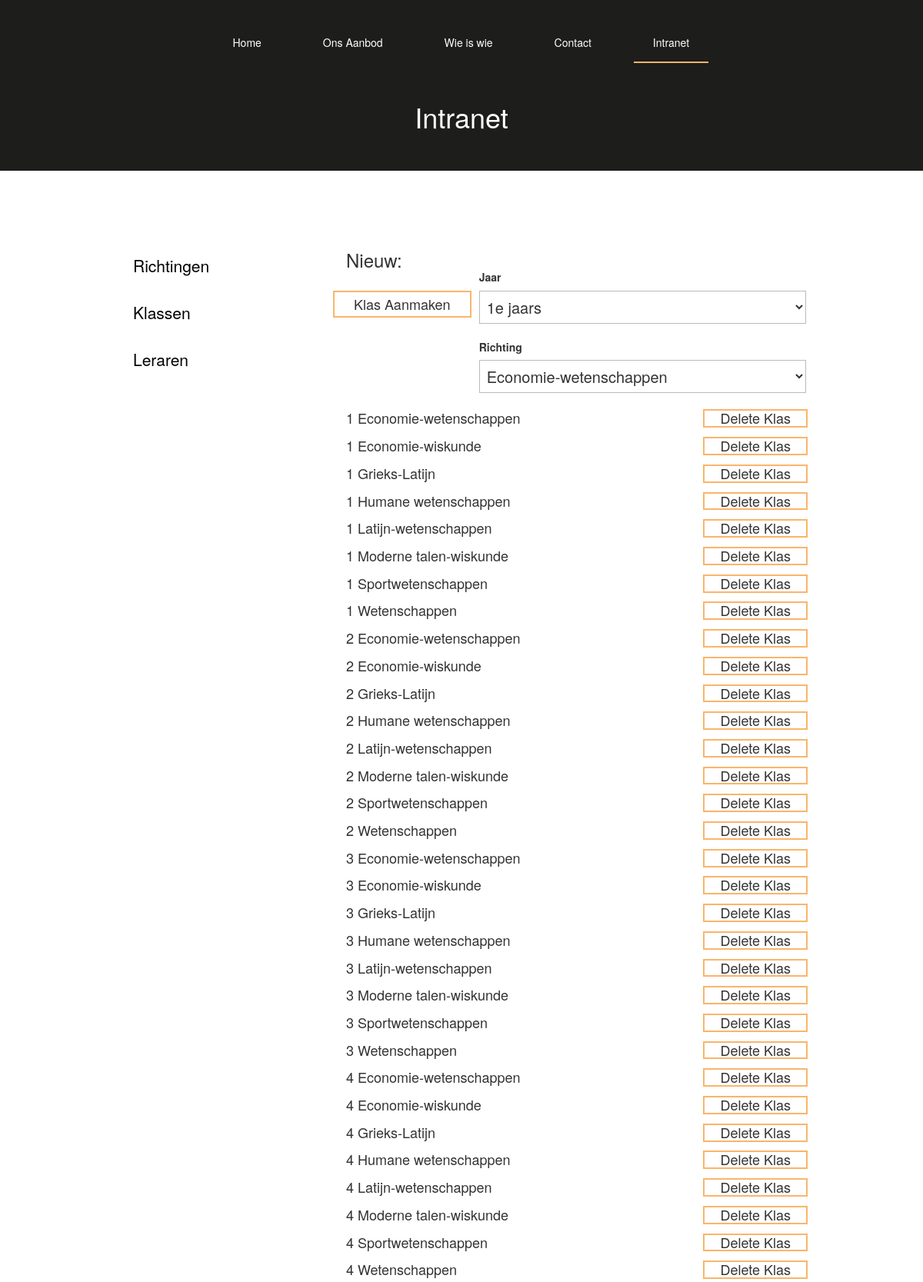
Page /intranet/klassen (upper part) on the committed database.
### tables this page shows
CREATE TABLE "klassen" (
	`klas_id`	INTEGER PRIMARY KEY AUTOINCREMENT UNIQUE,
	`jaar`	INTEGER DEFAULT 1,
	`richting_id`	INTEGER
);

CREATE TABLE "richtingen" (
	`richting_id`	INTEGER PRIMARY KEY AUTOINCREMENT UNIQUE,
	`name`	TEXT UNIQUE,
	`description`	TEXT
);

### project/views.py (the view)
@app.route('/intranet', methods=['GET', 'POST'])
@app.route('/intranet/<option>', methods=['GET', 'POST'])
def intranet(option='richtingen'):
	session_add_page('intranet')
	aanbodArray = ''
	klasArray = ''
	leraarArray = ''
	richtingForm = CreateRichtingenForm(request.form)
	klasForm = CreateKlasForm(request.form)
	leraarForm = CreateLeraarForm(request.form)
	updateForm = UpdateForm(request.form)
	if option == "richtingen":
		aanbodArray = get_aanbod()
		richting_ids = get_richting_id()
		updateForm.update_id.choices = richting_ids
	elif option == "klassen":
		klasArray = get_klassen()
		richting_ids = get_richting_id()
		klasForm.richting.choices = richting_ids
	elif option == "leraren":
		leraarArray = get_leraren()
	try:
		if request.method == 'POST':
			whichForm = request.form.get('button')
			formValue = []
			to_do = ""
			note = ""
			url = ""
			refresh = 0
			if whichForm == 'Richting Aanmaken':
				url = '/richtingen'
				if richtingForm.validate():
					formValue =	[request.form.get('naam'),
								request.form.get('description')]
					to_do = "INSERT INTO richtingen (name,description) VALUES (?, ?)"
					note = "Richting aangemaakt!"
					refresh = 1;
					url = '/richtingen'
				else:
					note = "Not valid! Try again"
			elif whichForm == 'Update Richting':
				if richtingForm.validate():
					formValue =	[request.form.get('naam'),
								request.form.get('description'),
								request.form.get('update_id')]
					to_do = "UPDATE richtingen SET name = ?, description = ? where richting_id = ?"
					note = "Richting geupdate!"
					refresh = 1;
					url = '/richtingen'
				else:
					note = "Not valid! Try again"
			elif whichForm == 'Delete Richting':
				formValue = [request.form.get('delete-id')]
				to_do = "DELETE FROM richtingen WHERE richting_id = ?"
				note = "Richting gedelete!"
				refresh = 1;
				url = '/richtingen'
			elif whichForm == 'Klas Aanmaken':
					formValue =	[request.form.get('jaar'),
								request.form.get('richting')]
					to_do = "INSERT INTO klassen (jaar,richting_id) VALUES (?, ?)"
					note = "Klas aangemaakt!"
					refresh = 1;
					url = '/klassen'
			elif whichForm == 'Update Klas':
				formValue = []
				to_do = ""
				note = "Klas geupdate!"
				refresh = 1;
				url = '/klassen'
			elif whichForm == 'Delete Klas':
				formValue = [request.form.get('delete-id')]
				to_do = "DELETE FROM klassen WHERE klas_id = ?"
				note = "Klas gedelete!"
				refresh = 1;
				url = '/klassen'
			if whichForm == 'Leraar Aanmaken':
				url = '/leraren'
				if leraarForm.validate():
					formValue =	[request.form.get('voornaam'),
								request.form.get('achternaam'),
								request.form.get('email'),
								request.form.get('vakken')]
					to_do = "INSERT INTO leraren (voornaam,naam,email,vakken) VALUES (?, ?, ?, ?)"
					note = "Leraar aangemaakt!"
					refresh = 1;
				else:
					note = "Not valid! Try again"
			elif whichForm == 'Update Leraar':
				formValue = []
				to_do = ""
				note = "Leraar geupdate!"
				refresh = 1;
				url = '/leraren'
			elif whichForm == 'Delete Leraar':
				formValue = [request.form.get('delete-id')]
				to_do = "DELETE FROM leraren WHERE leraar_id = ?"
				note = "Leraar gedelete!"
				refresh = 1;
				url = '/leraren'
			db = get_db()
			db.execute(to_do, (formValue));
			db.commit()
			flash(note)
			return redirect(url_for('intranet') + url)
	except KeyError:
		return 'error'
	return set_cookie(render_template('intranet.html', option=option, leraarArray=leraarArray, aanbodArray=aanbodArray, klasArray=klasArray, leraarForm=leraarForm, richtingForm=richtingForm, klasForm=klasForm, updateForm=updateForm))

### project/forms.py
class CreateRichtingenForm(Form):
	naam = StringField('Naam', [validators.Length(min=5, max=35), validators.required()])
	description = TextAreaField('Beschrijving', [validators.Length(min=10, max=500), validators.required()])

class CreateKlasForm(Form):
	jaar = SelectField(u'Jaar', choices=[('1', '1e jaars'), ('2', '2e jaars'), ('3', '3e jaars'), ('3', '3e jaars'), ('4', '4e jaars'), ('5', '5e jaars'), ('6', '6e jaars')])
	richting = SelectField(u'Richting', choices=[], coerce=int)

### project/views.py (called while the page is built)
def connect_db():
	db = sqlite3.connect('school.db')
	return db

def get_db():
    if not hasattr(g, 'sqlite_db'):
        g.sqlite_db = connect_db()
    return g.sqlite_db

def set_cookie(link=None):
	url = link
	response = app.make_response(url)
	response.set_cookie('Atheneum Antwerpen', value='visited')
	return response

def session_add_page(currentPage=None):
	if 'page' in session.keys():
		page_list = session['page']
		page_list.append(currentPage)
		page_list = page_list[-10:] # only last 10 pages into session, : to avoid error if empty
		session['page'] = page_list
	else:
		session['page'] = [currentPage]
	return

def get_klassen():
	db = get_db()
	klassen = db.execute('SELECT klassen.klas_id, klassen.jaar, richtingen.name FROM klassen INNER JOIN richtingen ON klassen.richting_id = richtingen.richting_id')
	db.commit()
	klasArray = []
	for row in klassen:
		klasArray.append( row )
	return klasArray

def get_richting_id():
	db = get_db()
	id_ = db.execute('SELECT richting_id, name FROM richtingen')
	db.commit()
	ids = []
	for row in id_:
		ids.append( row )
	return ids

### project/templates/intranet.html (shortened to what this page needs)
{% extends "index.html" %}
{% block title %}Intranet{% endblock %}
{% set title = 'intranet' %}
{% block content %}
	<div>
		{% from "_macros.html" import flashes %}
	</div>
	{% from "_macros.html" import render_field %}
	<div class="wrapper cfx">
		<div>
			<ul id="nav">
				<li {% if option == 'Richtingen' %}class="active"{% endif %}><a href="{{ url_for('intranet') }}/richtingen">Richtingen</a></li>
				<li {% if option == 'Klassen' %}class="active"{% endif %}><a href="{{ url_for('intranet') }}/klassen">Klassen</a></li>
				<li {% if option == 'Leraren' %}class="active"{% endif %}><a href="{{ url_for('intranet') }}/leraren">Leraren</a></li>
			</ul>
		</div>
		<div>
			{% if option == 'richtingen' %}
			<h4>Nieuw:</h4>
			<form method="post" action="{{ url_for('intranet') }}" class="new">
				<p><input type="submit" name='button' value="Richting Aanmaken">
				<dl>
					{{ render_field(richtingForm.naam) }}
					{{ render_field(richtingForm.description) }}
				</dl>
			</form>
			<h4>Update:</h4>
			<form method="post" action="{{ url_for('intranet') }}" class="new update">
				<p><input type="submit" name='button' value="Update Richting">
				<dl>
					{{ render_field(updateForm.update_id)}}
					{{ render_field(richtingForm.naam) }}
					{{ render_field(richtingForm.description) }}
				</dl>
			</form>
			<ul class="study cfx">
				{% for richting in aanbodArray %}
				<li>
					<div>
						<form method="post" action="{{ url_for('intranet') }}" class="delete">
							<p><input type="submit" name='button' value="Delete Richting" class="deletebtn"></p>
							<input name="delete-id" value="{% for info in richting %}{% if loop.index == 1 %}{{ info }}{% endif %}{% endfor %}" type="hidden">
						</form>
						<button class="dropdown"><h3><span>></span>{% for info in richting %}{% if loop.index == 2 %}{{ info }}{% endif %}{% endfor %}</h3></button>
						<p>{% for info in richting %}{% if loop.index == 3 %}{{ info }}{% endif %}{% endfor %}</p>
					</div>
				</li>
				{% endfor %}
			</ul>
			{% elif option == 'klassen'%}
			<h4>Nieuw:</h4>
			<form method="post" action="{{ url_for('intranet') }}" class="new">
				<p><input type="submit" name='button' value="Klas Aanmaken">
				<dl>
					{{ render_field(klasForm.jaar) }}
					{{ render_field(klasForm.richting) }}
				</dl>
			</form>
			<ul class="klassen">
				{% for klas in klasArray %}
				<li>
					<form method="post" action="{{ url_for('intranet') }}" class="delete">
						<p><input type="submit" name='button' value="Delete Klas" class="deletebtn"></p>
					</form>
					<p>{% for info in klas %}{% if loop.index == 2 %}{{ info }}{% endif %}{% endfor %} {% for info in klas %}{% if loop.index == 3 %}{{ info }}{% endif %}{% endfor %}</p>
				</li>
				{% endfor %}
			</ul>
			{% endif %}
		</div>
	</div>
{% endblock %}

### project/static/style.css (style rules this page uses)
.cfx:after { content: ""; display: table; clear: both; }
p { font-size: 18px; }
a { color: #FAB56B; }
ul { list-style-type: none; padding-left: 0; }
.wrapper { max-width: 900px; margin: 0 auto; }
#intranet > div > div:first-child { width: 300px; float: left; margin-bottom: 440px; }
#intranet > div > div:last-child { width: 600px; float: left; }
#intranet #nav { margin: 0; }
#intranet #nav li { font-size: 1.5em; padding: 5.5px 0; width: 180px; border-left: 3px solid #fff; transition: 0.15s all; }
#intranet #nav li:nth-child(2) { margin: 20px 0; }
#intranet #nav li a { color: #000; padding: 9px 70px 9px 20px; }
#intranet > div { margin-bottom: 20px !important; min-height: 33px; }
#intranet h4 { float: left; margin-right: 50px; margin-top: 0; font-size: 24px; }
#intranet .new { float: left; width: 475px; padding-left: 50px; margin-top: 40px; }
#intranet .new p input, #intranet .new dd input, #intranet .new dd textarea, #intranet .new dd select { background: none !important; color: inherit; border: none; padding: 0; font: inherit; outline: inherit !important; }
#intranet .new dd input, #intranet .new dd select { width: 100%; }
#intranet .new dd input, #intranet .new dd textarea, #intranet .new dd select { border: 1px solid #bbb; padding: 2px 5px; font-size: 20px; transition: 0.15s all; }
#intranet .new p input { border: 2px solid #FAB56B; padding: 3px 10px; position: relative; top: 13px; left: -100px; transform: translateX(-50%); font-size: 1em; transition: 0.15s all; width: 180px; }
#intranet .new dl { margin-top: -60px; }
.delete { float: right; position: relative; margin-top: -40px; top: 40px; }
.delete p input { background: none !important; color: inherit; border: none; font: inherit; outline: inherit !important; border: 2px solid #FAB56B; padding: 2px 20px; font-size: 1em; transition: 0.15s all; z-index: 10; position: relative; }
#intranet .new dd select { padding: 5px 5px; }
#intranet .klassen .delete p input { padding-top: 0; padding-bottom: 0; line-height: 110%; }

### rows in the picture
klassen: klas "1"
richtingen: name "Economie-wetenschappen"
klassen: klas "1"
richtingen: name "Economie-wiskunde"
klassen: klas "1"
richtingen: name "Grieks-Latijn"
klassen: klas "1"
richtingen: name "Humane wetenschappen"
klassen: klas "1"
richtingen: name "Latijn-wetenschappen"
klassen: klas "1"
richtingen: name "Moderne talen-wiskunde"
klassen: klas "1"
richtingen: name "Sportwetenschappen"
klassen: klas "1"
richtingen: name "Wetenschappen"
klassen: klas "2"
klassen: klas "2"
klassen: klas "2"
klassen: klas "2"
klassen: klas "2"
klassen: klas "2"
klassen: klas "2"
klassen: klas "2"
klassen: klas "3"
klassen: klas "3"
klassen: klas "3"
klassen: klas "3"
klassen: klas "3"
klassen: klas "3"
klassen: klas "3"
klassen: klas "3"
klassen: klas "4"
klassen: klas "4"
klassen: klas "4"
klassen: klas "4"
klassen: klas "4"
klassen: klas "4"
klassen: klas "4"
klassen: klas "4"

### other values in the picture
{{ field.label }} "Jaar Richting"
